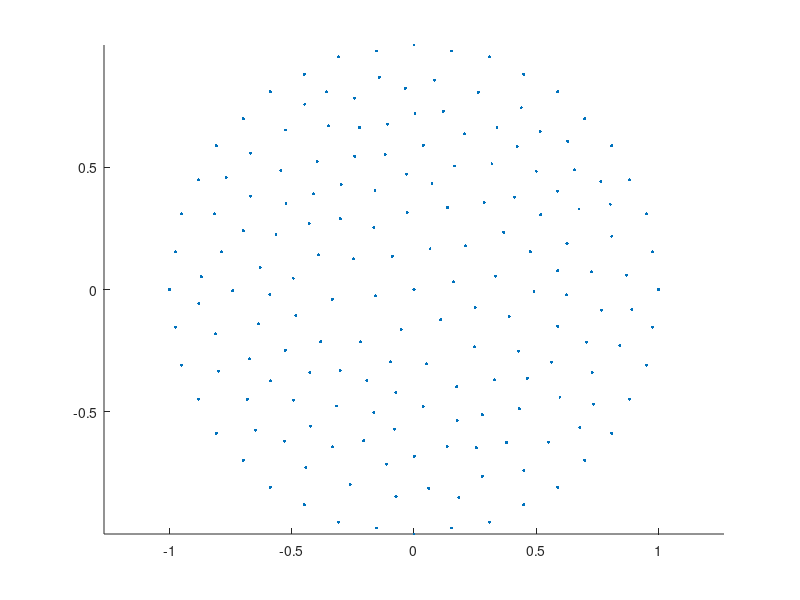

This chart was generated by the following MATLAB code: (Note: this script raises an error after producing the figure.)
% generate the mesh

%script

clear all
close all

single_particle = 1
%multiple_particle = 1

%geometry = 'sodalime'
%geometry = 'circle'

%delta = 0.002;	% for glass slab
%delta = 0.012;	% peridynamic horizon
%delta = 0.25;	% for the unit circle 
load('delta.mat')

%meshsize = delta/3;
load('meshsize.mat')


disp ('Loading matrices: Pos.mat, Vol.mat, T.mat\n')
load('Pos.mat')
load('Vol.mat')
load('T.mat')
load('geometry.mat')

scatter(Pos(:,1), Pos(:,2), 5, 'filled')
axis equal

disp 'Press key to continue'
pause

% generate the neighbor-list
[NbdArr] = gen_nbdlist(Pos, delta);

disp('Max neighbors') 
size(NbdArr)
disp 'Press key to continue'
pause

% get the position and relative distances of the neighbors
[Nbd_xi_1, Nbd_xi_2, Nbd_xi_norm, NbdVol] = precomputation(NbdArr, Pos, Vol);
disp 'Precomputation done.'

% get the constant external force for the nodes
[extforce] = external_force(geometry, Pos, NbdArr, delta);
disp 'Press key to continue'
pause

if single_particle == 1
% need initial condition
[NbdArr_out, u0] = simulate2(Pos, NbdArr, Vol, extforce, delta, Nbd_xi_1, Nbd_xi_2, Nbd_xi_norm);
elseif	multiple_particle == 1

% simulate multiple particles

% scaling, shifting, rotation
total_particles = 3;

particle_scaling = ones(total_particles, 1);
particle_rotation = zeros(total_particles, 1);
particle_shift = [0, 0; 0, 3; 2, 1];


%[NbdArr_out, u0] = simulateMultiple(Pos, NbdArr, Vol, extforce, delta, Nbd_xi_1, Nbd_xi_2, Nbd_xi_norm);
end
